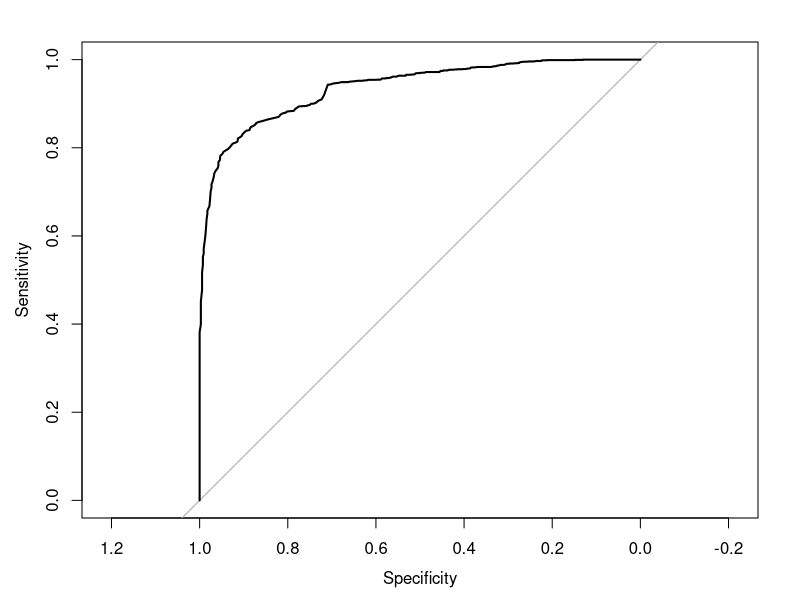

The R source for this figure:
## ---- chunk 1
knitr::opts_chunk$set(echo = TRUE)
## ---- chunk 2
library(tidyverse)

propiedades <- read_csv("propiedades2.csv")

propiedades %>% glimpse()

## ---- chunk 3

modelo_logistico <- glm(es_depto ~ Terreno, propiedades, family = "binomial")

summary(modelo_logistico)

## ---- chunk 4
library(pROC)

prob <- predict(modelo_logistico,type=c("response"))

propiedades$prob <- prob

curva_roc <- roc(es_depto ~ prob, data = propiedades)

plot(curva_roc)    

auc(curva_roc)

## ---- chunk 5

propiedades$prob <- NULL

modelo_logistico_multi <- glm(es_depto ~ ., propiedades, family = "binomial")

summary(modelo_logistico_multi)

propiedades$prob_multi <- predict(modelo_logistico_multi, type=c("response"))

auc(roc(es_depto ~ prob_multi, data = propiedades))


## ---- chunk 6
set.seed(42)
muestra <- sample(1:nrow(propiedades), nrow(propiedades)*.8)

data_train <- propiedades[muestra,]
data_test <- propiedades[-muestra,]

modelo_logistico_multi <- glm(es_depto ~ Precio + Terreno + Construido + Año_Construccion + colegio_15m, data_train, family = "binomial")

summary(modelo_logistico_multi)

data_test$prob_multi <- predict(modelo_logistico_multi, data_test, type=c("response"))

auc(roc(es_depto ~ prob_multi, data = data_test))


